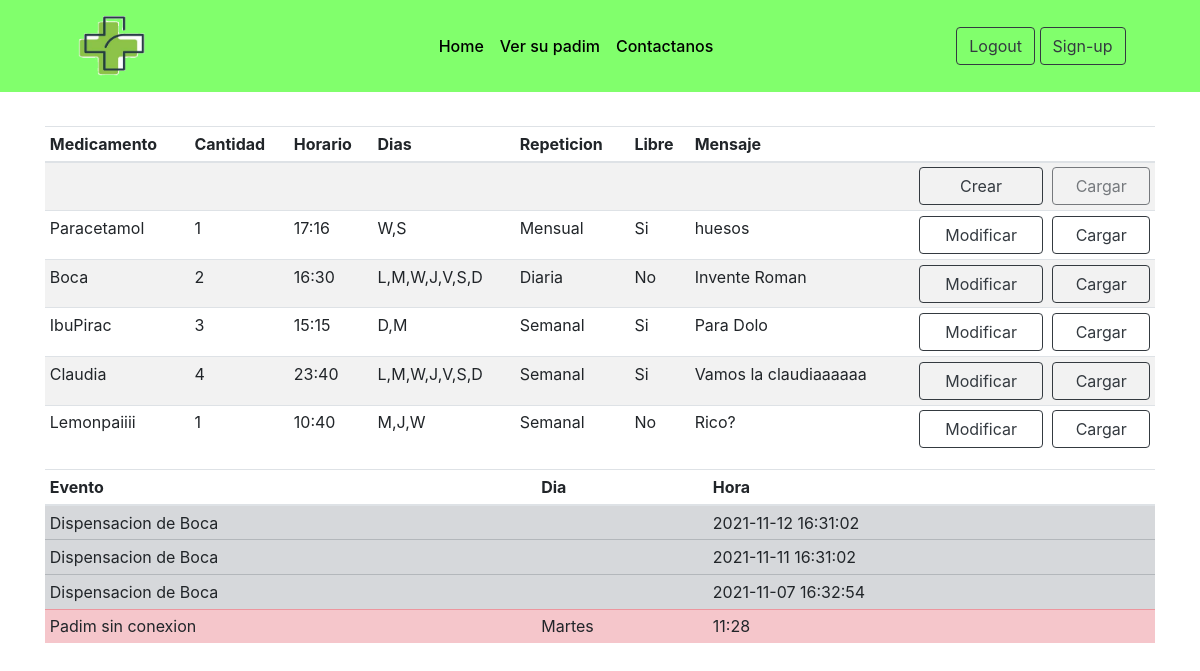
The page /ver-padim/ (signed in) on the database its author committed.
### tables this page shows
CREATE TABLE "padim_tubos" (
	"id_padim"	INTEGER NOT NULL,
	"id_tubo"	INTEGER NOT NULL,
	"nombre"	TEXT,
	"cantidad_dispensar"	INTEGER,
	"horario"	TEXT,
	"dias"	TEXT,
	"repeticion"	TEXT,
	"toma_libre"	INTEGER,
	"mensaje"	TEXT,
	"cantidad_disponible"	INTEGER,
	"carga"	INTEGER NOT NULL DEFAULT 0,
	"hab_dispensar"	INTEGER NOT NULL DEFAULT 1,
	"id_padim_tubo"	INTEGER NOT NULL UNIQUE,
	"tiempo"	TEXT,
	"vaciar"	INTEGER NOT NULL DEFAULT 0,
	PRIMARY KEY("id_padim_tubo" AUTOINCREMENT),
	FOREIGN KEY("id_padim") REFERENCES "usuarios"("id_padim")
);

CREATE TABLE "dispensacion" (
	"id_padim_tubo"	INTEGER NOT NULL,
	"id_padim"	INTEGER NOT NULL,
	"dia"	TEXT,
	"hora"	TEXT NOT NULL,
	"id_dispensacion"	INTEGER NOT NULL UNIQUE,
	PRIMARY KEY("id_dispensacion" AUTOINCREMENT),
	FOREIGN KEY("id_padim_tubo") REFERENCES "padim_tubos"("id_padim_tubo")
);

### main.py (the view, shortened to what this page needs)
@app.route("/ver-padim/", methods=['POST', 'GET'], defaults={'carga_tubo': 0})
@app.route("/ver-padim/<carga_tubo>", methods=['POST', 'GET'])
def ver_padim(carga_tubo):
    if logueado():
        id_padim = session["padim"]
    else:
        flash("Por favor, inicia secion para ver tu P.A.D.I.M", "info")
        return redirect(url_for('login'))
    conn = sqlite3.connect('PADIM.db')
    consulta_medicamentos = conn.execute(f"SELECT * FROM 'padim_tubos' WHERE id_padim = {id_padim}")
    medicamentos = consulta_medicamentos.fetchall()
    consulta_tomas = conn.execute(f"SELECT * FROM tomas WHERE id_padim = {id_padim} ORDER BY toma_id DESC LIMIT 3")
    consulta_dispensacion = conn.execute(f"SELECT * FROM dispensacion WHERE id_padim = {id_padim} ORDER BY id_dispensacion DESC LIMIT 3")
    consulta_conexion = conn.execute(f"SELECT * FROM conexion WHERE id_padim = {id_padim} ORDER BY conexion_id DESC LIMIT 3")
    tomas = consulta_tomas.fetchall()
    print(tomas)
    dispensacion = consulta_dispensacion.fetchall()
    print(dispensacion)
    conexion = consulta_conexion.fetchall()
    print(conexion)
    ev_conexion = []
    conectado = 0
    ev_conexion.append(conectado)
    if conectado == 0:
        if conexion:
            ev_conexion.append(ev_conn[1])
            ev_conexion.append(horario)
        else:
            dia = datetime.today().strftime('%A')
            ev_conexion.append(dia[0:3])
            hora = datetime.now().strftime('%H:%M')
            ev_conexion.append(hora)
    print("evento conexion: ", ev_conexion)
    carga_tubo = 0
    cargas_con = conn.execute(f"SELECT carga FROM padim_tubos WHERE id_padim = {id_padim}")
    cargas = cargas_con.fetchall()
    for carga in cargas:
        if carga[0] == 1:
            carga_tubo = 1
    conn.close()
    return render_template("VerMedicamentos.html", title="ver padim", carga_tubo=carga_tubo, padim=id_padim, medicamentos=medicamentos, ev_tomas = tomas, ev_dispenser = dispensacion, ev_conexion = ev_conexion)

### main.py (called while the page is built)
def logueado():
    if "padim" in session:
        return True
    else:
        return False

### templates/VerMedicamentos.html (shortened to what this page needs)
{% extends "Template.html" %}
{% block contenido %}
<div class="container">
     <div class="table-responsive">
          <table class="table table-striped table-sm table-hover tabla-medicamentos">
               <thead>
                    <tr>
                         <th scope="col">Medicamento</th>
                         <th scope="col">Cantidad</th>
                         <th scope="col">Horario</th>
                         <th scope="col">Dias</th>
                         <th scope="col">Repeticion</th>
                         <th scope="col">Libre</th>
                         <th scope="col">Mensaje</th>
                         <th scope="col"></th>
                         <th scope="col"></th>
                    </tr>
               </thead>
               <tbody>
                    {% for medicamento in medicamentos %}
                    {% if medicamento[11] != 0 %}
                         <tr>
                    {% else %}
                         <tr class="table-danger">
                    {% endif %}
                         {% if medicamento[2] != None %}
                         <td>
                              <div>{{ medicamento[2] }}</div>
                         </td>
                         <td>
                              <div>{{ medicamento[3] }}</div>
                         </td>
                         <td>
                              <div>{{ medicamento[4] }}</div>
                         </td>
                         <td>
                              <div>{{ medicamento[5] }}</div>
                         </td>
                         <td>
                              <div>{{ medicamento[6] }}</div>
                         </td>
                         <td>
                              {% if medicamento[7] == 1 %}
                              <div>Si</div>
                              {% else %}
                              <div>No</div>
                              {% endif %}
                         </td>
                         <td>
                              <div>{{ medicamento[8] }}</div>
                         </td>
                         <td>
                              <a href="{{ url_for('añadir_medicamento', tubo = medicamento[1]) }}"
                                   class="btn btn-outline-dark btn-ver-medicamentos" role="button">Modificar</a>
                         </td>
                         <td>
                              {% if carga_tubo and carga_tubo < 8 and carga_tubo > 0 %}
                                   <a href="{{ url_for('ver_padim', carga_tubo = 1) }}">
                                        <input type="button" class="btn btn-outline-dark btn-ver-medicamentos" disabled
                                             value="Cargar">
                                   </a>
                              {% else %}
                                   <a href="{{ url_for('ver_padim', carga_tubo = 1 ) }}">
                                        <input type="button" class="btn btn-outline-dark btn-ver-medicamentos"
                                             value="Cargar">
                                   </a>
                              {% endif %}
                         </td>
                         {% else %}
                         <td>
                         </td>
                         <td>
                         </td>
                         <td>
                         </td>
                         <td>
                         </td>
                         <td>
                         </td>
                         <td>
                         </td>
                         <td>
                         </td>
                         <td>
                              {% if medicamento[14] == 1 %}
                                   <a href="{{ url_for('ver_padim', carga_tubo = 1) }}">
                                        <input type="button" class="btn btn-outline-dark btn-ver-medicamentos" disabled value="Crear">
                                   </a>
                              {% else %}
                                   <a href="{{ url_for('añadir_medicamento', tubo = medicamento[1]) }}"
                                        class="btn btn-outline-dark btn-ver-medicamentos" role="button">Crear</a>
                              {% endif %}
                         </td>
                         <td>
                              <input type="button" class="btn btn-outline-dark btn-ver-medicamentos" value="Cargar" disabled>
                         </td>
                         {% endif %}
                    </tr>
                    {% endfor %}
               </tbody>
          </table>
     </div>
     <div class="eventos table-responsive">
          <table class="table table-striped table-sm table-hover">
               <thead>
                    <th>Evento</th>
                    <th>Dia</th>
                    <th>Hora</th>
               </thead>
               <tbody>
                    {% for evento in ev_dispenser %}
                    <tr class="table-secondary">
                         <td>
                              Dispensacion de
                              {% for medicamento in medicamentos %}
                                   {% if evento[0] == medicamento[12] %}
                                        {{ medicamento[2] }}
                                   {% endif %}
                              {% endfor %}
                         </td>
                         <td>
                         </td>
                         <td>
                              {{ evento[3] }}
                         </td>
                    </tr>
                    {% endfor %}
                    {% if ev_conexion %}
                    {% if ev_conexion[0] == 0 %}
                    <tr class="table-danger">
                         {% else %}
                    <tr class="table-success">
                         {% endif %}
                         <td>
                              {% if ev_conexion[0] == 0 %}
                              Padim sin conexion
                              {% else %}
                              Padim con conexion
                              {% endif %}
                         </td>
                         <td>
                              {% if ev_conexion[1] == 'Tue' %}
                              Martes
                              {% endif %}
                         </td>
                         <td>
                              {{ ev_conexion[2] }}
                         </td>
                    </tr>
                    {% endif %}
               </tbody>
          </table>
     </div>
</div>
{% endblock contenido %}

### static/Main.css (style rules this page uses)
body { background-color: white; }
.btn-ver-medicamentos { width: 100%; text-align: center; }
.tabla-medicamentos { margin-top: 10px; }

### rows shown on the page
padim_tubos: nombre "Paracetamol", cantidad_dispensar "1", horario "17:16", dias "W,S", repeticion "Mensual", toma_libre "Si", mensaje "huesos"
padim_tubos: nombre "Boca", cantidad_dispensar "2", horario "16:30", dias "L,M,W,J,V,S,D", repeticion "Diaria", toma_libre "No", mensaje "Invente Roman"
padim_tubos: nombre "IbuPirac", cantidad_dispensar "3", horario "15:15", dias "D,M", repeticion "Semanal", toma_libre "Si", mensaje "Para Dolo"
padim_tubos: nombre "Claudia", cantidad_dispensar "4", horario "23:40", dias "L,M,W,J,V,S,D", repeticion "Semanal", toma_libre "Si", mensaje "Vamos la claudiaaaaaa"
padim_tubos: nombre "Lemonpaiiii", cantidad_dispensar "1", horario "10:40", dias "M,J,W", repeticion "Semanal", toma_libre "No", mensaje "Rico?"
dispensacion: hora "2021-11-12 16:31:02"
dispensacion: hora "2021-11-11 16:31:02"
dispensacion: hora "2021-11-07 16:32:54"

### other values the page prints
{{ ev_conexion[2] }} "11:28"
